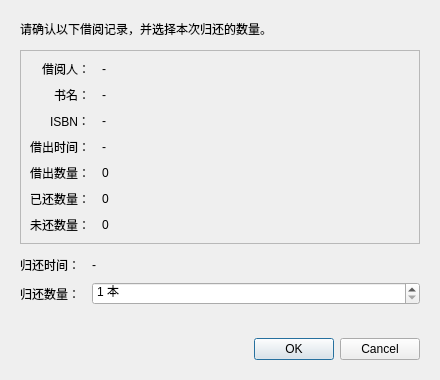
<?xml version="1.0" encoding="UTF-8"?>
<ui version="4.0">
 <class>ReturnBookDialog</class>
 <widget class="QDialog" name="ReturnBookDialog">
  <property name="geometry">
   <rect>
    <x>0</x>
    <y>0</y>
    <width>440</width>
    <height>380</height>
   </rect>
  </property>
  <property name="windowTitle">
   <string>归还图书</string>
  </property>
  <layout class="QVBoxLayout" name="mainLayout">
   <property name="spacing">
    <number>12</number>
   </property>
   <property name="leftMargin">
    <number>20</number>
   </property>
   <property name="topMargin">
    <number>20</number>
   </property>
   <property name="rightMargin">
    <number>20</number>
   </property>
   <property name="bottomMargin">
    <number>20</number>
   </property>
   <item>
    <widget class="QLabel" name="hintLabel">
     <property name="text">
      <string>请确认以下借阅记录，并选择本次归还的数量。</string>
     </property>
     <property name="wordWrap">
      <bool>true</bool>
     </property>
    </widget>
   </item>
   <item>
    <widget class="QFrame" name="summaryFrame">
     <property name="frameShape">
      <enum>QFrame::Shape::StyledPanel</enum>
     </property>
     <layout class="QFormLayout" name="formLayout">
      <property name="horizontalSpacing">
       <number>12</number>
      </property>
      <property name="verticalSpacing">
       <number>8</number>
      </property>
      <property name="labelAlignment">
       <set>Qt::AlignmentFlag::AlignRight|Qt::AlignmentFlag::AlignTrailing|Qt::AlignmentFlag::AlignVCenter</set>
      </property>
      <item row="0" column="0">
       <widget class="QLabel" name="readerLabel">
        <property name="text">
         <string>借阅人：</string>
        </property>
       </widget>
      </item>
      <item row="0" column="1">
       <widget class="QLabel" name="readerValue">
        <property name="text">
         <string>-</string>
        </property>
       </widget>
      </item>
      <item row="1" column="0">
       <widget class="QLabel" name="bookNameLabel">
        <property name="text">
         <string>书名：</string>
        </property>
       </widget>
      </item>
      <item row="1" column="1">
       <widget class="QLabel" name="bookNameValue">
        <property name="text">
         <string>-</string>
        </property>
        <property name="wordWrap">
         <bool>true</bool>
        </property>
       </widget>
      </item>
      <item row="2" column="0">
       <widget class="QLabel" name="isbnLabel">
        <property name="text">
         <string>ISBN：</string>
        </property>
       </widget>
      </item>
      <item row="2" column="1">
       <widget class="QLabel" name="isbnValue">
        <property name="text">
         <string>-</string>
        </property>
       </widget>
      </item>
      <item row="3" column="0">
       <widget class="QLabel" name="borrowTimeLabel">
        <property name="text">
         <string>借出时间：</string>
        </property>
       </widget>
      </item>
      <item row="3" column="1">
       <widget class="QLabel" name="borrowTimeValue">
        <property name="text">
         <string>-</string>
        </property>
       </widget>
      </item>
      <item row="4" column="0">
       <widget class="QLabel" name="borrowedLabel">
        <property name="text">
         <string>借出数量：</string>
        </property>
       </widget>
      </item>
      <item row="4" column="1">
       <widget class="QLabel" name="borrowedValue">
        <property name="text">
         <string>0</string>
        </property>
       </widget>
      </item>
      <item row="5" column="0">
       <widget class="QLabel" name="returnedLabel">
        <property name="text">
         <string>已还数量：</string>
        </property>
       </widget>
      </item>
      <item row="5" column="1">
       <widget class="QLabel" name="returnedValue">
        <property name="text">
         <string>0</string>
        </property>
       </widget>
      </item>
      <item row="6" column="0">
       <widget class="QLabel" name="outstandingLabel">
        <property name="text">
         <string>未还数量：</string>
        </property>
       </widget>
      </item>
      <item row="6" column="1">
       <widget class="QLabel" name="outstandingValue">
        <property name="text">
         <string>0</string>
        </property>
       </widget>
      </item>
     </layout>
    </widget>
   </item>
   <item>
    <layout class="QFormLayout" name="inputLayout">
     <property name="horizontalSpacing">
      <number>12</number>
     </property>
     <property name="verticalSpacing">
      <number>8</number>
     </property>
     <property name="labelAlignment">
      <set>Qt::AlignmentFlag::AlignRight|Qt::AlignmentFlag::AlignTrailing|Qt::AlignmentFlag::AlignVCenter</set>
     </property>
     <item row="0" column="0">
      <widget class="QLabel" name="returnTimeLabel">
       <property name="text">
        <string>归还时间：</string>
       </property>
      </widget>
     </item>
     <item row="0" column="1">
      <widget class="QLabel" name="returnTimeValue">
       <property name="text">
        <string>-</string>
       </property>
      </widget>
     </item>
     <item row="1" column="0">
      <widget class="QLabel" name="countLabel">
       <property name="text">
        <string>归还数量：</string>
       </property>
       <property name="buddy">
        <cstring>countSpinBox</cstring>
       </property>
      </widget>
     </item>
     <item row="1" column="1">
      <widget class="QSpinBox" name="countSpinBox">
       <property name="minimum">
        <number>1</number>
       </property>
       <property name="maximum">
        <number>999</number>
       </property>
       <property name="suffix">
        <string> 本</string>
       </property>
      </widget>
     </item>
    </layout>
   </item>
   <item>
    <spacer name="verticalSpacer">
     <property name="orientation">
      <enum>Qt::Orientation::Vertical</enum>
     </property>
     <property name="sizeHint" stdset="0">
      <size>
       <width>20</width>
       <height>10</height>
      </size>
     </property>
    </spacer>
   </item>
   <item>
    <widget class="QDialogButtonBox" name="buttonBox">
     <property name="orientation">
      <enum>Qt::Orientation::Horizontal</enum>
     </property>
     <property name="standardButtons">
      <set>QDialogButtonBox::StandardButton::Cancel|QDialogButtonBox::StandardButton::Ok</set>
     </property>
    </widget>
   </item>
  </layout>
 </widget>
 <resources/>
 <connections/>
</ui>
